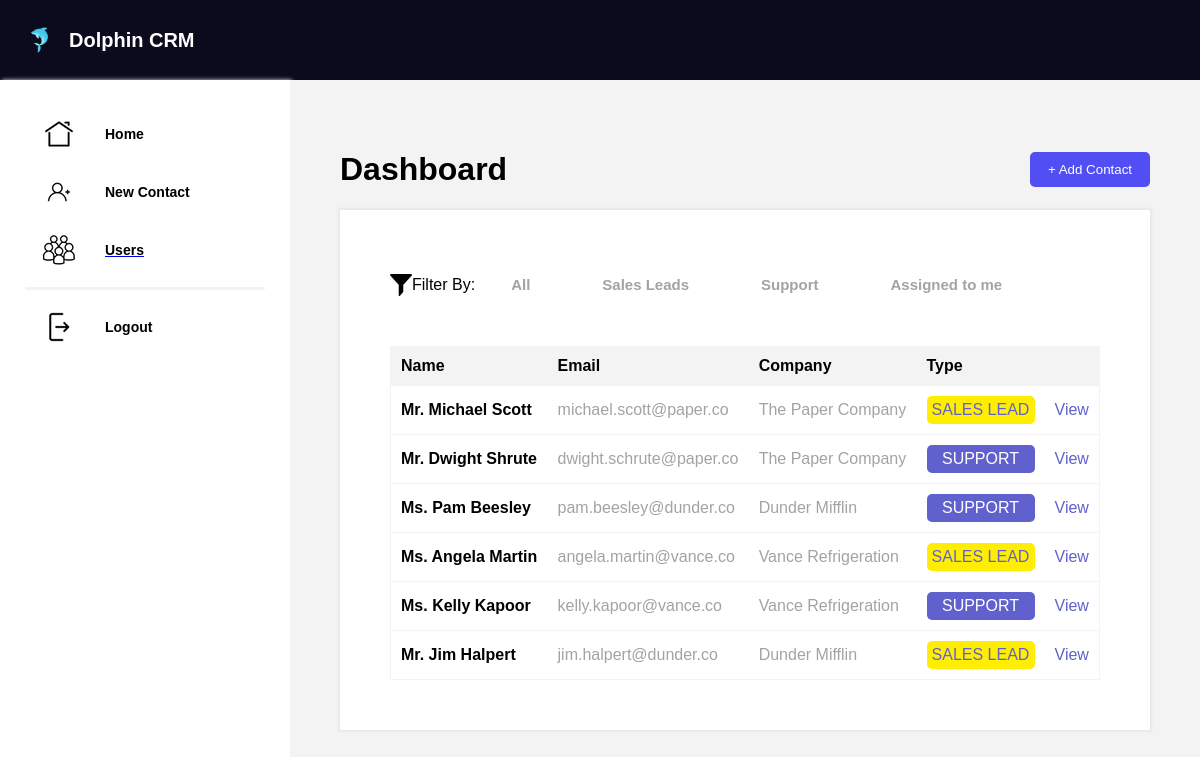
Page /dashboard.php on the committed database.
### tables this page shows
CREATE TABLE `contacts` (
  `id` int(11) NOT NULL,
  `title` varchar(100) NOT NULL,
  `firstname` varchar(100) NOT NULL,
  `lastname` varchar(100) NOT NULL,
  `email` varchar(255) NOT NULL,
  `telephone` varchar(255) NOT NULL,
  `company` varchar(100) NOT NULL,
  `type` varchar(100) NOT NULL,
  `assigned_to` int(11) NOT NULL,
  `created_by` int(11) NOT NULL,
  `created_at` datetime NOT NULL,
  `updated_at` datetime NOT NULL
);

### dashboard.php (the view, shortened to what this page needs)
<!DOCTYPE html>
<html lang="en">
<head>
    <link rel="stylesheet" href="dashboard.css">
</head>
<body>
    <div id="dolphin-crm">
        <img src="images/dolphinLogo.png" id="dolphin-logo">
        <h4>Dolphin CRM</h4>
    </div>
    <div id="wrapper">
        <nav id="nav-bar">
            <button class="navButton"><img id="home-icon" src="images/homeIcon.png"> Home</button>
            <button class="navButton"><img id="contact-icon" src="images/newContactIcon.png"> New Contact</button>
            <a href="userList.php">
                <button class="navButton"><img id="users-icon" src="images/usersIcon.png">Users</button>
            </a>
            <hr>
            <button class="navButton"><img id="logout-icon" src="images/logoutIcon.png"> Logout</button>
        </nav>
        <div id="updating-div">
            <div id="section-header">
                <h1>Dashboard</h1>
                <button id="add-contact-button" class="headerButton">+ Add Contact</button>
            </div>
            <div id="results-wrapper">
                <div id="filter-controls">
                    <img src="images/filterIcon.png">
                    <p>Filter By:</p>
                    <button autofocus id="all-filter-button" class="filterButton">All</button>
                    <button id="sales-leads-button" class="filterButton">Sales Leads</button>
                    <button id="support-button" class="filterButton">Support</button>
                    <button id="assigned-to-me-button" class="filterButton">Assigned to me</button>
                </div>
                <br>
                <br>
                <table id="results">
                    <tr>
                        <th>Name</th>
                        <th>Email</th>
                        <th>Company</th>
                        <th>Type</th>
                        <th></th>
                    </tr>
                    <?php
                        $host = 'localhost';
                        $username = 'project2_user';
                        $password = 'password123';
                        $dbname = 'dolphin_crm';
                        $conn = new PDO("mysql:host=$host;dbname=$dbname;charset=utf8mb4", $username, $password);
                        $stmt = $conn->query("SELECT * FROM `contacts`");
                        $results = $stmt->fetchAll(PDO::FETCH_ASSOC);
                        foreach($results as $row):
                    ?>
                        <tr>
                            <td><?=$row['title']." ".$row['firstname']." ".$row['lastname']?></td>
                            <td><?=$row['email']?></td>
                            <td><?=$row['company']?></td>
                            <?php
                                if($row['type'] === 'SALES LEAD'){
                            ?>
                                    <td><div class="salesLead">SALES LEAD</div></td>
                            <?php }else{ ?>
                                    <td><div class="support">SUPPORT</div></td>
                            <?php } ?>
                            <td><a href="<?=$row['id']?>" class="view-contact-link">View</a></td>
                        </tr>
                        <?php endforeach ?>
                </table>
            </div>
        </div>
    </div>
</body>
</html>

### dashboard.css (style rules this page uses)
body { margin: 0; font-family: Arial, Helvetica, sans-serif; }
#dolphin-crm { background-color: #0b0b1d; display: flex; align-items: center; height: 60px; padding: 10px; }
#dolphin-crm h4 { color: #fff; font-size: 20px; margin: 0; }
#dolphin-logo { width: 5%; height: auto; }
#wrapper { display: flex; }
#nav-bar { display: flex; flex-direction: column; width: 20vw; padding: 25px; height: 90vh; box-shadow: 2px 0px 4px rgb(232, 232, 232); }
#nav-bar hr { border: none; height: 3px; background-color: rgb(243, 243, 243); width: 20vw; border-radius: 5px; }
.navButton { border: none; cursor: pointer; margin: 12px; background-color: rgba(255, 255, 255, 0); display: flex; align-items: center; font-size: 14px; font-weight: 600; transition: 0.5s; border-radius: 5px; }
.navButton img { margin-right: 30px; }
#updating-div { padding: 50px; background-color: rgb(243, 243, 243); width: 80vw; }
#section-header { display: flex; justify-content: space-between; align-items: center; }
.headerButton { background-color: rgb(81, 78, 243); color: #fff; border: none; border-radius: 5px; height: 35px; width: 10vw; cursor: pointer; transition: 0.5s; }
#results-wrapper { display: flex; flex-direction: column; box-shadow: 0px 0px 2px 2px rgb(232, 232, 232); background-color: #fff; padding: 50px; }
#filter-controls { display: flex; align-items: center; }
.filterButton { margin: 0 30px; border: none; background-color: rgba(255, 255, 255, 0); font-weight: 600; font-size: 15px; color: #a3a3a3; transition: 0.5s; }
table { border-collapse: collapse; border: 1px solid rgb(243, 243, 243); }
th, td { padding: 10px; text-align: left; border-bottom: 1px solid rgb(243, 243, 243); }
td:nth-child(1) { font-weight: bold; }
td:nth-child(2) { color: #a3a3a3; }
td:nth-child(3) { color: #a3a3a3; }
th { background-color: rgb(243, 243, 243); }
table a { transform: 0.5s; text-decoration: none; color: #6161ce; }
.salesLead { background-color: #ffee00; border-radius: 5px; color:#6161ce; padding: 5px; text-align: center; }
.support { background-color: #6161ce; border-radius: 5px; color: #fff; padding: 5px; text-align: center; }

### rows in the picture
contacts: title "Mr.", firstname "Michael", lastname "Scott", email "michael.scott@paper.co", company "The Paper Company", type "SALES LEAD"
contacts: title "Mr.", firstname "Dwight", lastname "Shrute", email "dwight.schrute@paper.co", company "The Paper Company", type "SUPPORT"
contacts: title "Ms.", firstname "Pam", lastname "Beesley", email "pam.beesley@dunder.co", company "Dunder Mifflin", type "SUPPORT"
contacts: title "Ms.", firstname "Angela", lastname "Martin", email "angela.martin@vance.co", company "Vance Refrigeration", type "SALES LEAD"
contacts: title "Ms.", firstname "Kelly", lastname "Kapoor", email "kelly.kapoor@vance.co", company "Vance Refrigeration", type "SUPPORT"
contacts: title "Mr.", firstname "Jim", lastname "Halpert", email "jim.halpert@dunder.co", company "Dunder Mifflin", type "SALES LEAD"
